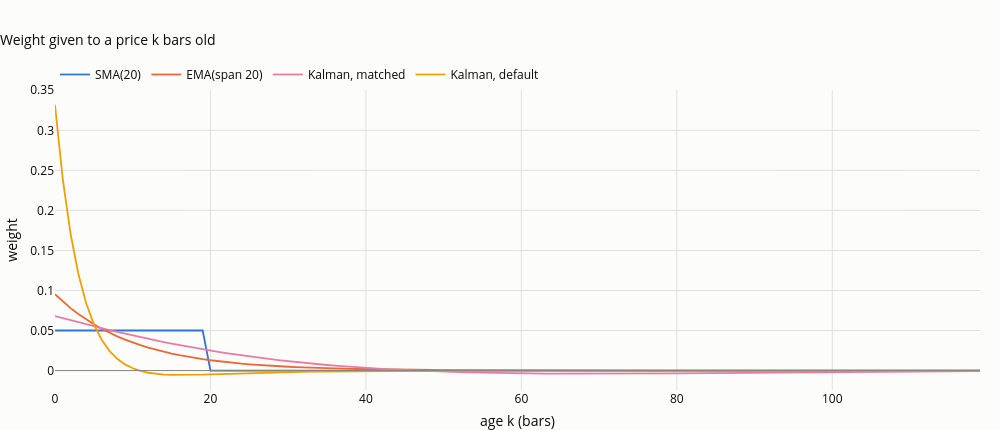

Notebook cell for this chart:
### Code cell
fig = go.Figure()
for name, w, col in [("SMA(20)", w_sma, SERIES[0]), ("EMA(span 20)", w_ema, SERIES[1]),
                     ("Kalman, matched", w_kal_n, SERIES[3]),
                     ("Kalman, default", w_kal_default, SERIES[4])]:
    fig.add_scatter(x=ages, y=w, name=name, mode="lines", line=dict(width=1.8, color=col))
fig.add_hline(y=0, line=dict(color=MUTED, width=1))
fig.update_layout(title="Weight given to a price k bars old", xaxis_title="age k (bars)",
                  yaxis_title="weight", height=430, width=1000, margin=dict(t=90))
save_figure(fig, "11_01_memory_weights", FIG)
fig
